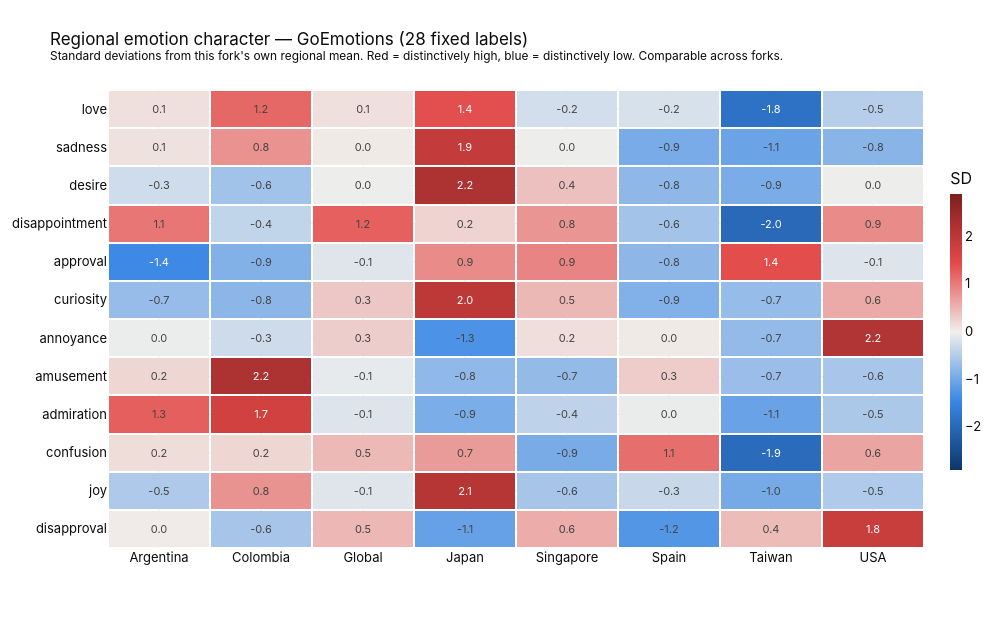

Notebook code for this chart:
### Markdown cell above
### 4. Regional character — z-scored within this fork *(cross-fork readable)*

Each emotion column is standardised inside this fork as
`(region mean − baseline mean) / baseline std`, where the baseline is every
region **except `Global`**. Global is then scored against that baseline rather
than folded into it, so it works as a genuine reference point — "how the Global
playlist sits relative to the markets" — instead of being part of the mean it is
measured against. As a result the *markets* centre on zero; Global floats.

Standardising strips out both the overall scale and each label's own baseline
popularity, leaving a pure "how unusual is this region on this emotion" reading.

This is the chart to hold next to the sibling notebook's version of it. A value
of +1.5 means the same thing in both — *1.5 standard deviations above this
classifier's own market baseline* — even though the underlying raw scores are
on incomparable scales. Diverging blue↔red with a gray midpoint, because zero is
a real and meaningful centre here.

### Code cell
region_means = df.groupby("region")[charted_cols].mean().reindex(regions)

# Baseline = the market regions only. REF_REGION is scored against it, not part
# of it, so it can be read as a reference line rather than a ninth data point
# dragging the mean toward itself.
base_means = region_means.loc[baseline_regions]
z = (region_means - base_means.mean()) / base_means.std(ddof=0)
z.columns = charted_names
z = z.fillna(0)

# The colour domain is Z_LIM, not this fork's own max: a per-fork max would give
# the two notebooks different scales for the same SD value, which defeats the
# whole point of standardising. Guard rather than silently clip.
if float(np.abs(z.values).max()) > Z_LIM:
    raise ValueError(
        f"z reaches {np.abs(z.values).max():.2f} SD, past Z_LIM={Z_LIM}. "
        "Raise Z_LIM in BOTH forks so they stay on one scale."
    )

fig = px.imshow(
    z.T,
    labels=dict(x="", y="", color="z-score"),
    color_continuous_scale=DIVERGING,
    zmin=-Z_LIM, zmax=Z_LIM,
    aspect="auto",
    text_auto=".1f",
)
fig.update_traces(
    textfont_size=11,
    hovertemplate="<b>%{x}</b> · %{y}<br>%{z:+.2f} SD vs this fork's regional mean<extra></extra>",
    xgap=2, ygap=2,
)
fig.update_layout(
    title=f"Regional emotion character — {LABEL}<br>"
          f"<sup>Standard deviations from this fork's own regional mean. "
          f"Red = distinctively high, blue = distinctively low. Comparable across forks.</sup>",
    height=60 + 34 * len(charted_names) + 150, width=1000,
    coloraxis_colorbar=dict(title="SD", thickness=12, len=0.7),
    **LAYOUT,
)
fig.show()
display(z.round(2))

### Figure 1 — Plotly figure (JSON) as saved in the notebook; plotly's stock layout.template omitted (floating-point values rounded to 4 significant figures)
{"data": [{"coloraxis": "coloraxis", "hovertemplate": "<b>%{x}</b> · %{y}<br>%{z:+.2f} SD vs this fork's regional mean<extra></extra>", "name": "0", "textfont": {"size": 11}, "texttemplate": "%{z:.1f}", "type": "heatmap", "x": ["Argentina", "Colombia", "Global", "Japan", "Singapore", "Spain", "Taiwan", "USA"], "xaxis": "x", "xgap": 2, "y": ["love", "sadness", "desire", "disappointment", "approval", "curiosity", "annoyance", "amusement", "admiration", "confusion", "joy", "disapproval"], "yaxis": "y", "ygap": 2, "z": [[0.1289, 1.186, 0.1361, 1.401, -0.2385, -0.1981, -1.818, -0.4619], [0.1218, 0.8167, 0.04154, 1.906, -0.02077, -0.9492, -1.053, -0.8218], [-0.2694, -0.6289, -0.02635, 2.216, 0.4069, -0.766, -0.9326, -0.0257], [1.057, -0.3693, 1.245, 0.2481, 0.785, -0.607, -1.985, 0.8713], [-1.419, -0.8685, -0.138, 0.8721, 0.931, -0.7748, 1.408, -0.1489], [-0.7089, -0.7915, 0.3469, 2.001, 0.4783, -0.8717, -0.7141, 0.607], [-0.038, -0.2783, 0.294, -1.303, 0.1527, 0.04641, -0.7378, 2.158], [0.2175, 2.224, -0.06891, -0.7631, -0.7302, 0.3084, -0.6788, -0.578], [1.257, 1.723, -0.1498, -0.9244, -0.3973, -0.04871, -1.07, -0.5392], [0.1565, 0.2224, 0.4718, 0.7372, -0.9445, 1.131, -1.948, 0.6458], [-0.5245, 0.8047, -0.1329, 2.106, -0.5855, -0.3186, -0.9656, -0.5162], [0.03866, -0.5824, 0.4883, -1.093, 0.5839, -1.237, 0.448, 1.842]]}], "layout": {"coloraxis": {"cmax": 2.9, "cmin": -2.9, "colorbar": {"len": 0.7, "thickness": 12, "title": {"text": "SD"}}, "colorscale": [[0.0, "#0d366b"], [0.25, "#3987e5"], [0.5, "#f0efec"], [0.75, "#e34948"], [1.0, "#7d1f1e"]]}, "font": {"color": "#0b0b0b", "family": "Inter, -apple-system, Helvetica, sans-serif", "size": 13}, "height": 618, "margin": {"b": 70, "l": 90, "r": 40, "t": 90}, "title": {"font": {"size": 17}, "text": "Regional emotion character — GoEmotions (28 fixed labels)<br><sup>Standard deviations from this fork's own regional mean. Red = distinctively high, blue = distinctively low. Comparable across forks.</sup>"}, "width": 1000, "xaxis": {"anchor": "y", "domain": [0.0, 1.0]}, "yaxis": {"anchor": "x", "autorange": "reversed", "domain": [0.0, 1.0]}}}
